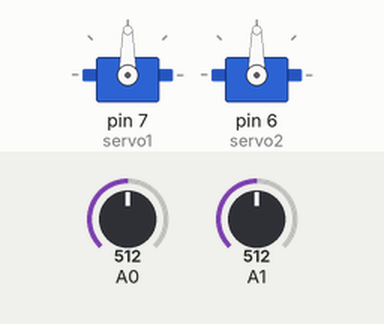
Simulated run of this sketch. Board: Arduino Uno, built with avr-gcc and run on an emulated ATmega328P. Parts: 2 × servo. Inputs (shaded band) come from the test bench; at power-on: A0 = 512, A1 = 512.

Above: at 1.2 s.
1.3 s: A0 set to 684
2.8 s: A0 set to 711
At 3.27 s:
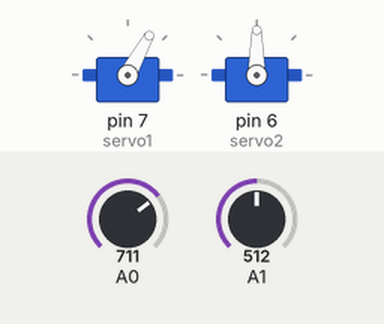
At 5.4 s:
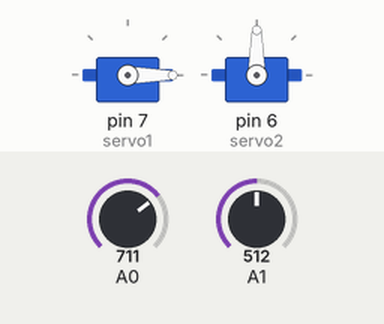
5.8 s: A1 set to 688
7.3 s: A1 set to 718
At 9.9 s:
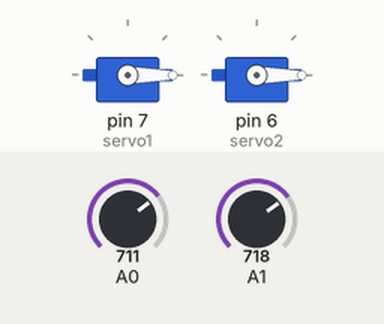
10.3 s: A0 set to 206
11.8 s: A0 set to 182
At 15.5 s:
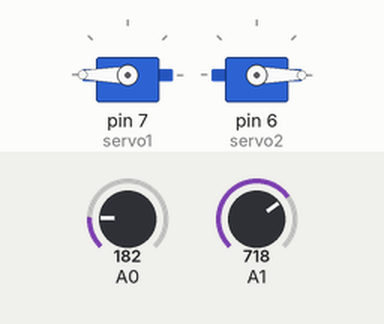
Timing chart, 0 to 15.8 s (numbered marks = the images above; inputs shaded):
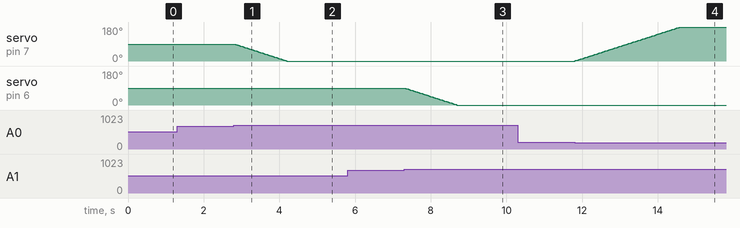

Measured:
- the behaviour switches between 700 and 701 on A0 (found by bisection; images 0 and 1)
- the behaviour switches between 700 and 701 on A1 (found by bisection; images 2 and 3)
- the behaviour switches between 200 and 199 on A0 (found by bisection; images 3 and 4)
- after the input at 1.3 s, every drawn part: stays the same
- after the input at 2.8 s, servo on pin 7 (servo1): moves from 90° to 0° over 1.4 s, starting at once
- after the input at 5.8 s, every drawn part: stays the same
- after the input at 7.3 s, servo on pin 6 (servo2): moves from 90° to 0° over 1.4 s, starting at once
- after the input at 10.3 s, every drawn part: stays the same
- after the input at 11.8 s, servo on pin 7 (servo1): moves from 0° to 180° over 2.8 s, starting at once

The sketch:

robotarm_v2.ino
```cpp
#include <Servo.h> // 서보모터 제어를 위한 라이브러리 포함

Servo servo1; // 서보모터 1 객체 생성
Servo servo2; // 서보모터 2 객체 생성
int ang1 = 90; // 서보모터 1의 초기 각도
int ang2 = 90; // 서보모터 2의 초기 각도

void setup() {
  Serial.begin(9600); // 시리얼 통신을 9600bps로 시작
  servo1.attach(7); // 서보모터 1을 핀 7에 연결
  servo2.attach(6); // 서보모터 2를 핀 6에 연결
  servo1.write(90); // 서보모터 1을 90도로 설정
  servo2.write(90); // 서보모터 2를 90도로 설정
}

void loop() {
  // 서보모터 1 제어
  if (analogRead(0) < 200 && ang1 < 180) { // 아날로그 핀 0의 값이 200 미만이고, 서보모터 1의 각도가 180도 미만일 때
    ang1++; // 서보모터 1의 각도를 1도 증가
    servo1.write(ang1); // 서보모터 1에 새로운 각도 설정
  }
  if (analogRead(0) > 700 && ang1 > 0) { // 아날로그 핀 0의 값이 700 초과하고, 서보모터 1의 각도가 0도 초과일 때
    ang1--; // 서보모터 1의 각도를 1도 감소
    servo1.write(ang1); // 서보모터 1에 새로운 각도 설정
  }

  // 서보모터 2 제어
  if (analogRead(1) < 200 && ang2 < 180) { // 아날로그 핀 1의 값이 200 미만이고, 서보모터 2의 각도가 180도 미만일 때
    ang2++; // 서보모터 2의 각도를 1도 증가
    servo2.write(ang2); // 서보모터 2에 새로운 각도 설정
  }
  if (analogRead(1) > 700 && ang2 > 0) { // 아날로그 핀 1의 값이 700 초과하고, 서보모터 2의 각도가 0도 초과일 때
    ang2--; // 서보모터 2의 각도를 1도 감소
    servo2.write(ang2); // 서보모터 2에 새로운 각도 설정
  }

  delay(15); // 15ms 대기
}
```
